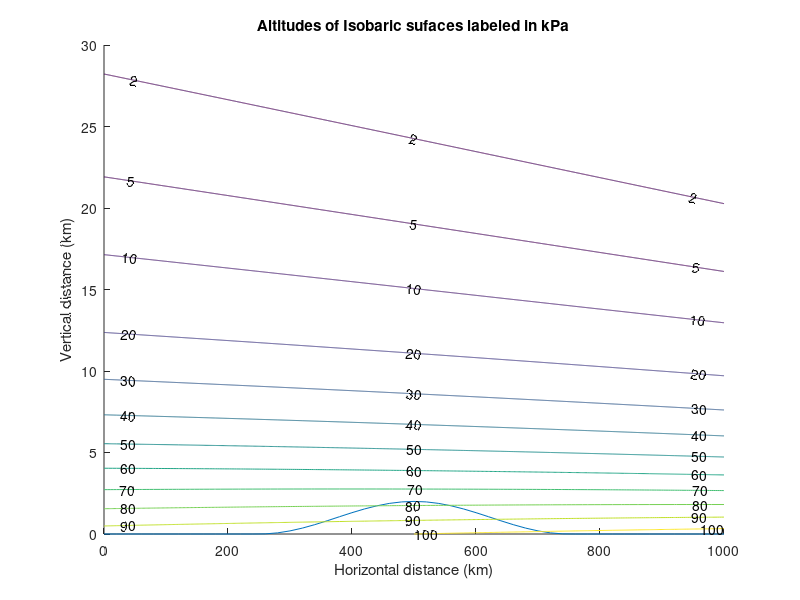
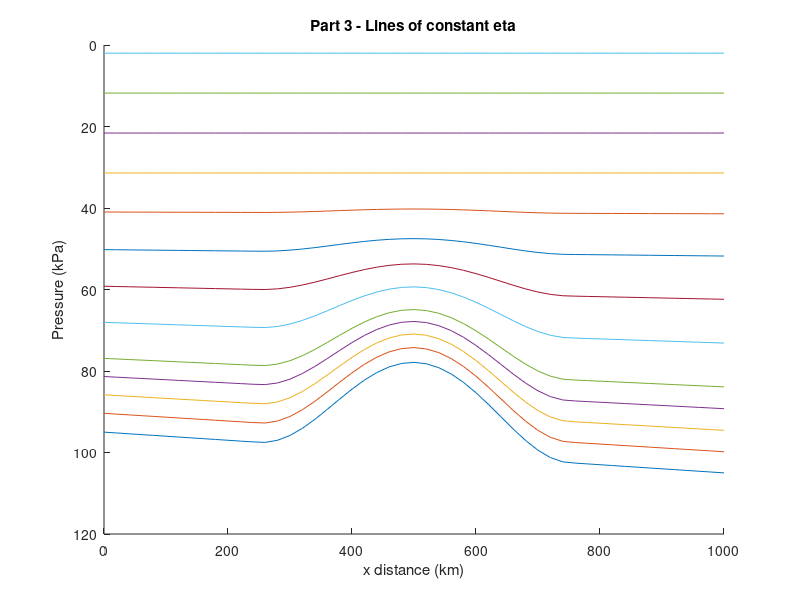
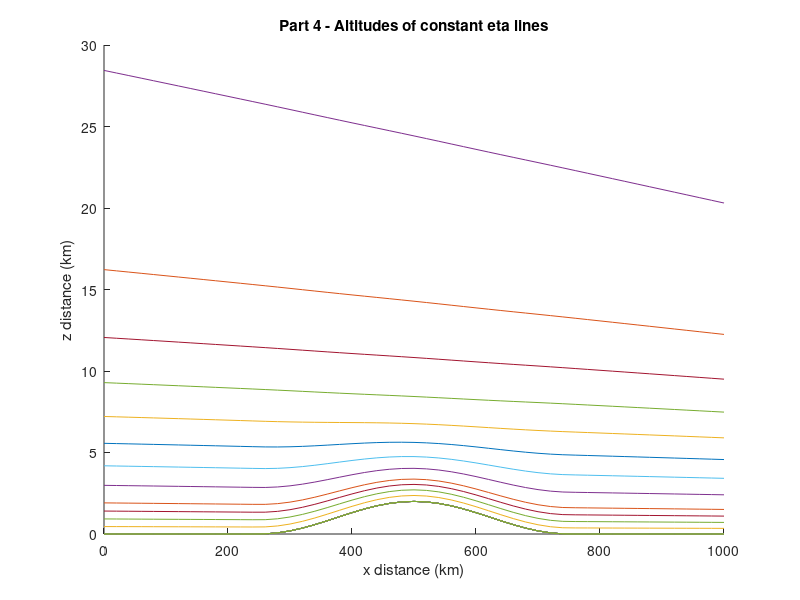

These figures' MATLAB source, in order:
%%
% Rachel Steinhart
% ATSC 507 Homework 1
% January 22st, 2020
%%
clear all
close all
%% Inputs
xkm = 0:20:1000;
zkm = 0:0.001:30;
pi_top = 2;
eta_c = 0.3;
a = 0.0293;
P = [100 90 80 70 60 50 40 30 20 10 5 2];
eta = [1, 0.95, 0.9, 0.85, 0.8, 0.7, 0.6, 0.5, 0.4, 0.3, 0.2, 0.1, 0];
%% Question 1
%Find:  On an x-z graph, plot the altitudes (km) of the following isobaric surfaces:
%100, 90, 80, 70, 60, 50, 40, 30, 20, 10, 5, 2 kPa.
%On the same plot, plot the altitude of Zground. 
%% Temperature
%This loop creates a [31,51] matrix where each row represents the
%temperatures across x for one z value
T_matrix = zeros(length(zkm),length(xkm));
for i=1:length(zkm)
    zkm_calc = zkm(i);
    if zkm_calc < 12
        T = (40 - 0.08.*xkm) - 6.5*zkm_calc + 273; %K
    else
        T = (40-0.08.*xkm) - 6.5*12 + 273; %K
    end
    T_matrix(i,:) = T;
end

%% Pressure
Pressure = zeros(length(zkm),length(xkm));
Pms1 = 95 + 0.01.*xkm;
Pressure(1,:) = Pms1;
for j=1:length(zkm)-1
    P2 = Pressure(j,:).*exp((zkm(j) - zkm(j+1))./(a.*T_matrix(j+1,:)));
    Pressure(j+1,:) = P2;
end

%% Zground
Zground=zeros(1,length(xkm));
for j=1:length(xkm)
    %xkm_calc=xkm(j);
    if 250 < xkm(j) && xkm(j) < 750
        Zground_km = 1 + cos(2*3.14159.*(xkm(j) - 500)/500);
    else
        Zground_km = 0;
    end
    Zground(1,j)=Zground_km;
end

%% Plot Altitudes
figure(1)
hold on
plot(xkm,Zground);
[C,h]=contour(xkm,zkm,Pressure,P);
clabel(C,h)
xlabel('Horizontal distance (km)');
ylabel('Vertical distance (km)');
title('Altitudes of Isobaric sufaces labeled in kPa');

%% Question 2
% Interpolate to find the Psurface (kPa) pressure at Zground. Namely, it is the pressure that corresponds to eta = 1.  
%This pressure that you use to find eta in exercises (3) & (4).
%% Surface Pressure 2
z1 = 0;
Psfc = Pms1.*exp((z1 - Zground)./(a.*T_matrix(1,:)));
Table = [xkm(:), Zground(:), Psfc(:)];
Table = Table.'
%% Question 3
%Create a new P-x graph, on which you plot lines of constant eta, for the eta values listed below.  
%Namely, it should look something like WRF4 figure 2.1b, but with the more realistic meteorology that I prescribed above.  
%Also, like that figure, plot pressure P on the vertical axis in reversed order (highest pressure at the bottom of the figure), 
%but don't use a log scale for P.

%CAUTION: when calculating the values of B to use in WRF4 eq. (2.2), 
%be advised that WRF4 eq. (2.3) applies only for eta > eta_c. Otherwise, set B = 0 for eta <= eta_c.
%% Lines of constant eta
c1 = 2*eta_c^2/(1-eta_c)^3;
c2 = -eta_c*(4 + eta_c + eta_c^2)/(1-eta_c)^3;
c3 = 2*(1+eta_c+eta_c^2)/(1-eta_c)^3;
c4 = -(1+eta_c)/(1-eta_c)^3;

B = zeros(1,length(eta));
for l=1:length(eta)
    etacalc = eta(l);
    if etacalc > eta_c
        B1 = c1 + c2*etacalc + c3*etacalc^2 + c4*etacalc^3;
    else
        B1 = 0;
    end
    B(1,l)=B1;
end

Pd = zeros(length(B), length(xkm));
for q=1:length(B)
    Pd_calc = B(q).*(Psfc-pi_top) + (eta(q)-B(q)).*(100-pi_top) + pi_top;
    Pd(q,:) = Pd_calc;
end
%% Plot Eta lines
figure(2)
hold on
for m=1:length(eta)
    plot(xkm,Pd(m,:))
    set(gca, 'YDir','reverse')
    xlabel('x distance (km)');
    ylabel('Pressure (kPa)');
    title('Part 3 - Lines of constant eta')
end 
%% Question 4
%Create a new z-x graph, on which you plot the z altitudes of the constant 
%eta lines for the same eta values as in part (3) above. Make use of the hypsometric eq 
%to find the heights z at the pressure levels that correspond to the requested eta values.
%% Pressures associated with eta lines
z_eta = zeros(length(eta), length(xkm));
z_eta(1,:) = Zground;
T_eta = zeros(length(eta),length(xkm));
for k=1:length(eta)-1
    %for z=1:length(zkm)
    if z_eta(k,:) < 12
        T_eta(k,:) = (40 - 0.08.*xkm(1,:)) - 6.5*z_eta(k,:) + 273; %K
    else
        T_eta(k,:) = (40-0.08.*xkm) - 6.5*12 + 273; %K
    end
    z_eta(k+1,:) = (-log(Pd(k+1,:)./Pd(k,:))*a.*T_eta(k,:)) + z_eta(k,:);
    %end
     
end
%% Plot Eta lines
figure(3)
hold on
for m=1:length(eta)
    plot(xkm,z_eta(m,:))
    plot(xkm,Zground)
    %ylim([0 20])
    xlabel('x distance (km)');
    ylabel('z distance (km)');
    title('Part 4 - Altitudes of constant eta lines');
end

%% Old codes
% %alt_eta = zeros(length(eta),length(xkm));
% z_eta(1,:) = Zground;
% %alt_eta(1,:)=z_eta(1,:);
% 
% for k=2:length(eta)
%     z_eta(k,:) = (-log(Pd(k,:)./Pd(k-1,:))*a.*T_matrix(k,:)) + z_eta(k-1,:);
% end
% 


%% Solve for eta
% eta_matrix = zeros(length(eta),length(xkm));
% for n=1:length(eta)
%     eta_calc = (Pd(n,:) - pi_top)./(Psfc(1,:) - pi_top);
%     eta_matrix(n,:) = eta_calc;
%     
% end

% 
% 
% for o=1:length(eta)
%     figure(4)
%     hold on
%     plot(xkm,Zground);
%     [C1,h1]=contour(xkm,zkm,Pressure,Pd(o,:));
%     clabel(C1,h1)
%     xlabel('Horizontal distance (km)');
%     ylabel('Vertical distance (km)');
%     title('Part 4 - Altituges of constant eta lines');
%         
% 
%     
% end

% figure(4)
% hold on
% plot(xkm,Zground);
% [C1,h1]=contour(xkm,zkm,Pd);
% clabel(C1,h1)
% xlabel('Horizontal distance (km)');
% ylabel('Vertical distance (km)');
% title('Part 4 - Altituges of constant eta lines');

